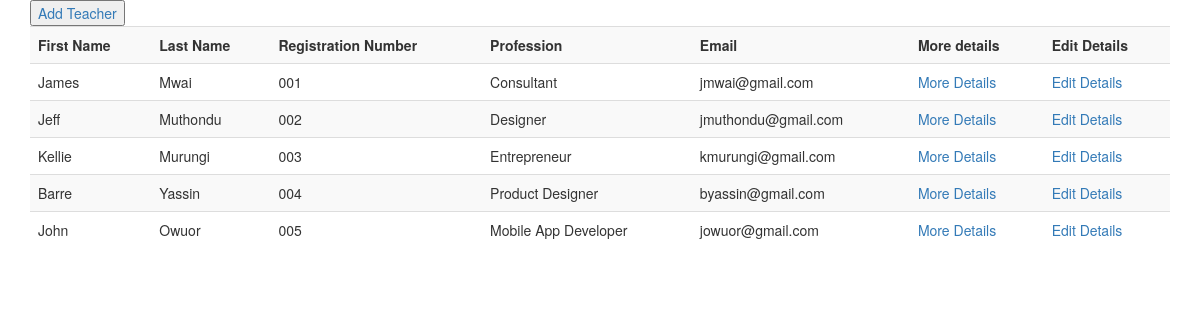
/teacher/list/, run on an earlier commit of the app's database.
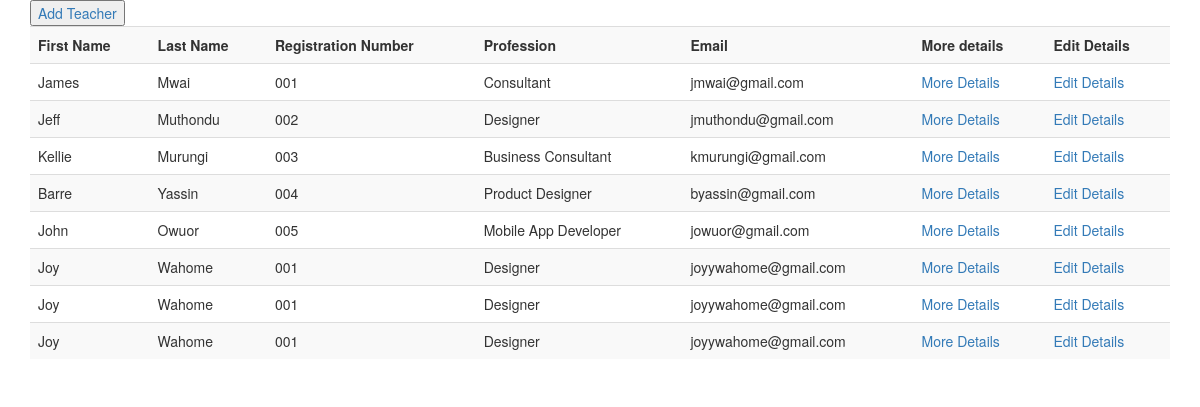
And on a later commit of the database.
### teacher/models.py (models this page shows, shortened)
class Teacher(models.Model):
	first_name= models.CharField(max_length=50)
	last_name = models.CharField(max_length=50)
	date_of_birth = models.DateField()
	registration_no = models.CharField(max_length=50)
	place_of_residence = models.CharField(max_length=50)
	phone_number = models.CharField(max_length=50)
	email = models.EmailField()
	id_number = models.IntegerField()
	profession = models.CharField(max_length=50)
	profile_picture = models.ImageField(upload_to="teacher_image",blank=True,null=True)

### teacher/views.py (the view)
# urls.py: path("list/",list_teachers,name="list_teachers"),
def list_teachers(request):
	teachers=Teacher.objects.all()
	return render(request,"list_teachers.html",{"teachers":teachers})

### teacher/templates/list_teachers.html (shortened to what this page needs)
<!DOCTYPE html>
<html>
<head>
	<link rel="stylesheet" href="https://maxcdn.bootstrapcdn.com/bootstrap/3.4.0/css/bootstrap.min.css">
</head>
<body>
	<div class="container">
	<table class="table table-striped">
		<tr>
			<button><a href="/teacher/add/">Add Teacher</a></button>
			<th>First Name</th>
			<th>Last Name</th>
			<th>Registration Number</th>
			<th>Profession</th>
			<th>Email</th>
			<th>More details</th>
			<th>Edit Details</th>
		</tr>
		{% for teacher in teachers %}
		<tr>
			<td>{{teacher.first_name}}</td>
			<td>{{teacher.last_name}}</td>
			<td>{{teacher.registration_no}}</td>
			<td>{{teacher.profession}}</td>
			<td>{{teacher.email}}</td>
			<td><a href="/teacher/detail/{{teacher.pk}}/">More Details</a></td>
			<td><a href="/teacher/edit/{{teacher.pk}}/">Edit Details</a></td>
		</tr>
		{% endfor %}
	</table>
	</div>
</body>
</html>

What changed in the data, as far as the page shows it:
changed Teacher "Kellie": profession "Entrepreneur" → "Business Consultant"
added Teacher: first_name "Joy", last_name "Wahome", registration_no "001", profession "Designer", email "joyywahome@gmail.com"
added Teacher: first_name "Joy", last_name "Wahome", registration_no "001", profession "Designer", email "joyywahome@gmail.com"
added Teacher: first_name "Joy", last_name "Wahome", registration_no "001", profession "Designer", email "joyywahome@gmail.com"
